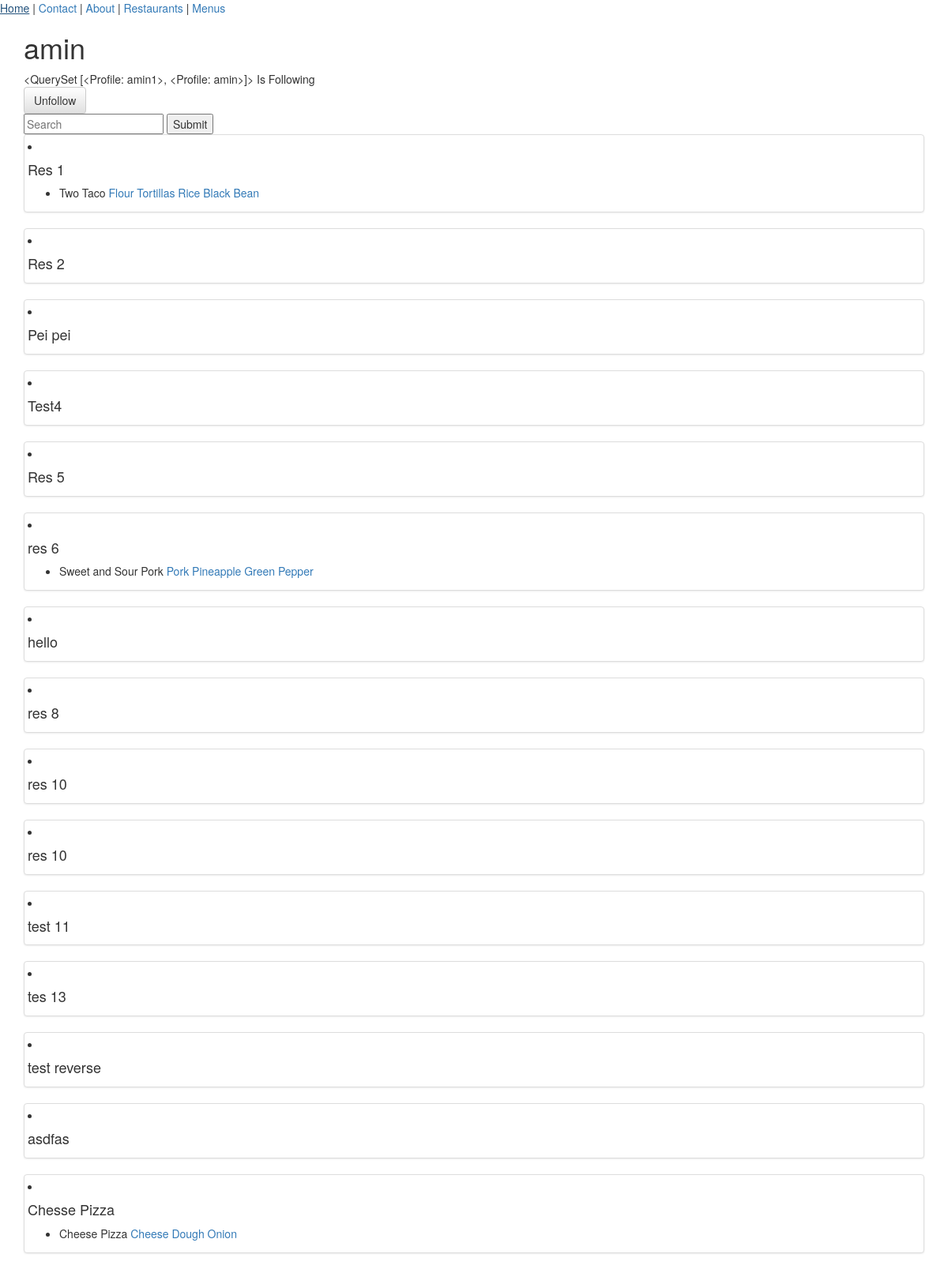
Screenshot of /profiles/amin/ (signed in) with the database file from the repository.
### profiles/models.py (models this page shows, shortened)
class Profile(models.Model):
	user 		= models.OneToOneField(User)
	followers 	= models.ManyToManyField(User, related_name='is_following', blank=True)
	activation_key = models.CharField(max_length=120, null=True, blank=True)
	activated	= models.BooleanField(default=False)
	timestamp	= models.DateTimeField(auto_now_add=True)
	update		= models.DateTimeField(auto_now=True)
	objects = ProfileManager()
	def __str__(self):
		return self.user.username

### restaurants/models.py (models this page shows, shortened)
class RestaurantLocation(models.Model):
	owner 		= models.ForeignKey(User)
	name 		= models.CharField(max_length=120)
	location 	= models.CharField(max_length=120, null=True, blank=True)
	category 	= models.CharField(max_length=120, null=True, blank=True)
	timestamp 	= models.DateTimeField(auto_now_add=True)
	updated 	= models.DateTimeField(auto_now=True)
	slug		= models.SlugField(null=True, blank=True)
	objects = RestaurantLocationManager()
	@property
	def title(self):
		return self.name

### menus/models.py (models this page shows, shortened)
class Item(models.Model):
	user 		= models.ForeignKey(settings.AUTH_USER_MODEL)
	restaurant 	= models.ForeignKey(RestaurantLocation)
	name 		= models.CharField(max_length=120)
	content 	= models.TextField(help_text='separete each item by comma')
	exclude 	= models.TextField(blank=True, null=True, help_text='separete each item by comma')
	public 		= models.BooleanField(default=True)
	timestamp 	= models.DateTimeField(auto_now_add=True)
	updated		= models.DateTimeField(auto_now=True)
	class Meta:
		ordering = ['updated', '-timestamp']
	def get_content(self):
		return self.content.split(",")

### profiles/views.py (the view)
# urls.py: url(r'^(?P<username>[\w-]+)/$', ProfileDetailView.as_view(), name='detail'),
class ProfileDetailView(DetailView):
	template_name = 'profiles/user.html'
	def get_object(self):
		username = self.kwargs.get("username")
		if username is None:
			raise Http404
		return get_object_or_404(User, username__iexact=username, is_active=True)
	def get_context_data(self, *args, **kwargs):
		context = super().get_context_data(*args, **kwargs)
		print(context)
		user = context['user']
		is_following = False
		if user.profile in self.request.user.is_following.all():
			is_following = True
		context['is_following'] = is_following
		query = self.request.GET.get('q')
		print(user)
		item_exists = Item.objects.filter(user=user).exists()
		qs = RestaurantLocation.objects.filter(owner=user)
		if query:
			qs = qs.search(query)
		if item_exists and qs.exists():
			context['locations'] = qs
		return context

### restaurants/models.py (called while the page is built)
	def get_queryset(self):
		return RestaurantLocationQuerySet(self.model, using=self._db)

### profiles/templates/profiles/user.html
{% extends 'base.html' %} {% block title %}{{ user.username }} | {{ block.super }}{% endblock %} {% block content %}
<h1>{{ user.username }}</h1>
{{ request.user.is_following.all }}
{% if user.profile in request.user.is_following.all %}
Is Following
{% endif %}
{% include 'profiles/snippets/follow_form.html' with username=user.username is_following=is_following %}
<form action="" class="form">
    <input type="text" placeholder="Search" name="q" value='{{ request.GET.q }}'>
    <input type="submit">
</form>
{% if user.item_set.all.exists %}
{% if locations %}
{% for rest in locations %}
<div class="row">
    <div class="col-sm-12">
        <div class="thumbnail">
            <li><h4>{{ rest.title }}</h4>
                <ul>
                    {% for item in rest.item_set.all %}
                    <li>{{ item.name }} {% for ing in item.get_content %}
                        <a href="{{ request.path }}?q={{ ing }}">{{ ing }}</a>{% endfor %}
                    </li>
                    {% endfor %}
                </ul>
            </li>
        </div>
    </div>
</div>
{% endfor %}
{% endif %}
{% else %}
<p class="lead">No Item Found</p>
{% endif %} {% endblock %}

### rows the page displays
RestaurantLocation: title "Res 1"
Item: name "Two Taco", get_content "Flour Tortillas Rice Black Bean"
RestaurantLocation: title "Res 2"
RestaurantLocation: title "Pei pei"
RestaurantLocation: title "Test4"
RestaurantLocation: title "Res 5"
RestaurantLocation: title "res 6"
Item: name "Sweet and Sour Pork", get_content "Pork" "Pineapple" "Green Pepper"
RestaurantLocation: title "hello"
RestaurantLocation: title "res 8"
RestaurantLocation: title "res 10"
RestaurantLocation: title "res 10"
RestaurantLocation: title "test 11"
RestaurantLocation: title "tes 13"
RestaurantLocation: title "test reverse"
RestaurantLocation: title "asdfas"
RestaurantLocation: title "Chesse Pizza"
Item: name "Cheese Pizza", get_content "Cheese" "Dough" "Onion"

### other values shown
{{ user.username }} "amin"
{{ request.user.is_following.all }} "<QuerySet [<Profile: amin1>, <Profile: amin>]>"
